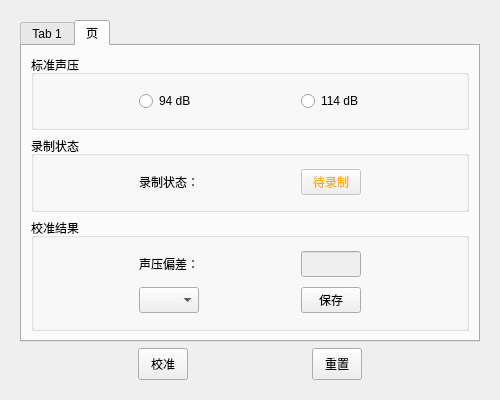
<?xml version="1.0" encoding="UTF-8"?>
<ui version="4.0">
 <class>Form</class>
 <widget class="QWidget" name="Form">
  <property name="geometry">
   <rect>
    <x>0</x>
    <y>0</y>
    <width>500</width>
    <height>400</height>
   </rect>
  </property>
  <property name="minimumSize">
   <size>
    <width>500</width>
    <height>400</height>
   </size>
  </property>
  <property name="maximumSize">
   <size>
    <width>500</width>
    <height>400</height>
   </size>
  </property>
  <property name="windowTitle">
   <string>Form</string>
  </property>
  <layout class="QVBoxLayout" name="verticalLayout_5">
   <item>
    <widget class="QWidget" name="widget" native="true">
     <layout class="QVBoxLayout" name="verticalLayout_4">
      <item>
       <widget class="QTabWidget" name="tabWidget">
        <property name="currentIndex">
         <number>1</number>
        </property>
        <widget class="QWidget" name="tab">
         <attribute name="title">
          <string>Tab 1</string>
         </attribute>
         <layout class="QVBoxLayout" name="verticalLayout_3" stretch="2,3,2">
          <item>
           <widget class="QGroupBox" name="groupBox">
            <property name="title">
             <string>校准参数</string>
            </property>
            <layout class="QHBoxLayout" name="horizontalLayout">
             <item>
              <widget class="QLabel" name="label">
               <property name="minimumSize">
                <size>
                 <width>50</width>
                 <height>26</height>
                </size>
               </property>
               <property name="maximumSize">
                <size>
                 <width>50</width>
                 <height>26</height>
                </size>
               </property>
               <property name="text">
                <string>校准次数</string>
               </property>
              </widget>
             </item>
             <item>
              <widget class="QToolButton" name="yincang">
               <property name="enabled">
                <bool>false</bool>
               </property>
               <property name="sizePolicy">
                <sizepolicy hsizetype="Fixed" vsizetype="Fixed">
                 <horstretch>0</horstretch>
                 <verstretch>0</verstretch>
                </sizepolicy>
               </property>
               <property name="minimumSize">
                <size>
                 <width>80</width>
                 <height>26</height>
                </size>
               </property>
               <property name="maximumSize">
                <size>
                 <width>80</width>
                 <height>26</height>
                </size>
               </property>
               <property name="styleSheet">
                <string notr="true">QToolButton {
    padding-top: 6px;
    padding-bottom: 3px;
}</string>
               </property>
               <property name="text">
                <string>隐藏</string>
               </property>
              </widget>
             </item>
             <item>
              <widget class="QSpinBox" name="calibration_nums_box">
               <property name="sizePolicy">
                <sizepolicy hsizetype="Minimum" vsizetype="Fixed">
                 <horstretch>0</horstretch>
                 <verstretch>26</verstretch>
                </sizepolicy>
               </property>
               <property name="minimumSize">
                <size>
                 <width>50</width>
                 <height>26</height>
                </size>
               </property>
               <property name="maximumSize">
                <size>
                 <width>50</width>
                 <height>26</height>
                </size>
               </property>
              </widget>
             </item>
            </layout>
           </widget>
          </item>
          <item>
           <widget class="QGroupBox" name="groupBox_2">
            <property name="title">
             <string>输出电压</string>
            </property>
            <layout class="QVBoxLayout" name="verticalLayout">
             <item>
              <layout class="QHBoxLayout" name="horizontalLayout_2">
               <item>
                <widget class="QLabel" name="play_label">
                 <property name="minimumSize">
                  <size>
                   <width>50</width>
                   <height>26</height>
                  </size>
                 </property>
                 <property name="maximumSize">
                  <size>
                   <width>50</width>
                   <height>26</height>
                  </size>
                 </property>
                 <property name="text">
                  <string>第1次</string>
                 </property>
                </widget>
               </item>
               <item>
                <widget class="QLabel" name="countdown_label">
                 <property name="minimumSize">
                  <size>
                   <width>80</width>
                   <height>26</height>
                  </size>
                 </property>
                 <property name="maximumSize">
                  <size>
                   <width>80</width>
                   <height>26</height>
                  </size>
                 </property>
                 <property name="styleSheet">
                  <string notr="true">background-color: rgb(255, 255, 255);</string>
                 </property>
                 <property name="text">
                  <string>倒计时：10 s</string>
                 </property>
                </widget>
               </item>
               <item>
                <widget class="QToolButton" name="play_button">
                 <property name="sizePolicy">
                  <sizepolicy hsizetype="Fixed" vsizetype="Fixed">
                   <horstretch>0</horstretch>
                   <verstretch>0</verstretch>
                  </sizepolicy>
                 </property>
                 <property name="minimumSize">
                  <size>
                   <width>50</width>
                   <height>0</height>
                  </size>
                 </property>
                 <property name="maximumSize">
                  <size>
                   <width>50</width>
                   <height>16777215</height>
                  </size>
                 </property>
                 <property name="styleSheet">
                  <string notr="true">QToolButton {
    padding-top: 6px;
    padding-bottom: 3px;
}</string>
                 </property>
                 <property name="text">
                  <string>播放</string>
                 </property>
                </widget>
               </item>
              </layout>
             </item>
             <item>
              <layout class="QHBoxLayout" name="horizontalLayout_3">
               <item>
                <widget class="QLabel" name="label_4">
                 <property name="minimumSize">
                  <size>
                   <width>50</width>
                   <height>26</height>
                  </size>
                 </property>
                 <property name="maximumSize">
                  <size>
                   <width>50</width>
                   <height>26</height>
                  </size>
                 </property>
                 <property name="text">
                  <string>输出电压</string>
                 </property>
                </widget>
               </item>
               <item>
                <widget class="QDoubleSpinBox" name="output_voltage_box">
                 <property name="sizePolicy">
                  <sizepolicy hsizetype="Preferred" vsizetype="Preferred">
                   <horstretch>0</horstretch>
                   <verstretch>0</verstretch>
                  </sizepolicy>
                 </property>
                 <property name="minimumSize">
                  <size>
                   <width>80</width>
                   <height>26</height>
                  </size>
                 </property>
                 <property name="maximumSize">
                  <size>
                   <width>80</width>
                   <height>26</height>
                  </size>
                 </property>
                </widget>
               </item>
               <item>
                <widget class="QToolButton" name="save_button">
                 <property name="enabled">
                  <bool>false</bool>
                 </property>
                 <property name="sizePolicy">
                  <sizepolicy hsizetype="Fixed" vsizetype="Fixed">
                   <horstretch>0</horstretch>
                   <verstretch>0</verstretch>
                  </sizepolicy>
                 </property>
                 <property name="minimumSize">
                  <size>
                   <width>50</width>
                   <height>0</height>
                  </size>
                 </property>
                 <property name="maximumSize">
                  <size>
                   <width>50</width>
                   <height>16777215</height>
                  </size>
                 </property>
                 <property name="styleSheet">
                  <string notr="true">QToolButton {
    padding-top: 6px;
    padding-bottom: 3px;
}</string>
                 </property>
                 <property name="text">
                  <string>保存</string>
                 </property>
                </widget>
               </item>
              </layout>
             </item>
            </layout>
           </widget>
          </item>
          <item>
           <widget class="QGroupBox" name="groupBox_3">
            <property name="title">
             <string>测 试</string>
            </property>
            <layout class="QVBoxLayout" name="verticalLayout_2">
             <item>
              <layout class="QHBoxLayout" name="horizontalLayout_5">
               <item>
                <widget class="QLabel" name="label_7">
                 <property name="minimumSize">
                  <size>
                   <width>50</width>
                   <height>26</height>
                  </size>
                 </property>
                 <property name="maximumSize">
                  <size>
                   <width>50</width>
                   <height>26</height>
                  </size>
                 </property>
                 <property name="text">
                  <string>目标电压</string>
                 </property>
                </widget>
               </item>
               <item>
                <widget class="QDoubleSpinBox" name="target_voltage_box">
                 <property name="sizePolicy">
                  <sizepolicy hsizetype="Preferred" vsizetype="Preferred">
                   <horstretch>0</horstretch>
                   <verstretch>0</verstretch>
                  </sizepolicy>
                 </property>
                 <property name="minimumSize">
                  <size>
                   <width>80</width>
                   <height>26</height>
                  </size>
                 </property>
                 <property name="maximumSize">
                  <size>
                   <width>80</width>
                   <height>26</height>
                  </size>
                 </property>
                </widget>
               </item>
               <item>
                <widget class="QToolButton" name="test_button">
                 <property name="enabled">
                  <bool>true</bool>
                 </property>
                 <property name="sizePolicy">
                  <sizepolicy hsizetype="Fixed" vsizetype="Fixed">
                   <horstretch>0</horstretch>
                   <verstretch>0</verstretch>
                  </sizepolicy>
                 </property>
                 <property name="minimumSize">
                  <size>
                   <width>50</width>
                   <height>0</height>
                  </size>
                 </property>
                 <property name="maximumSize">
                  <size>
                   <width>50</width>
                   <height>16777215</height>
                  </size>
                 </property>
                 <property name="styleSheet">
                  <string notr="true">QToolButton {
    padding-top: 6px;
    padding-bottom: 3px;
}</string>
                 </property>
                 <property name="text">
                  <string>测试</string>
                 </property>
                </widget>
               </item>
              </layout>
             </item>
            </layout>
           </widget>
          </item>
         </layout>
        </widget>
        <widget class="QWidget" name="tab_2">
         <attribute name="title">
          <string>页</string>
         </attribute>
         <layout class="QVBoxLayout" name="verticalLayout_6" stretch="2,2,3">
          <item>
           <widget class="QGroupBox" name="groupBox_4">
            <property name="title">
             <string>标准声压</string>
            </property>
            <layout class="QHBoxLayout" name="horizontalLayout_6">
             <item>
              <widget class="QRadioButton" name="standard_spl_i">
               <property name="sizePolicy">
                <sizepolicy hsizetype="Minimum" vsizetype="Fixed">
                 <horstretch>0</horstretch>
                 <verstretch>0</verstretch>
                </sizepolicy>
               </property>
               <property name="minimumSize">
                <size>
                 <width>60</width>
                 <height>26</height>
                </size>
               </property>
               <property name="maximumSize">
                <size>
                 <width>60</width>
                 <height>26</height>
                </size>
               </property>
               <property name="text">
                <string>94 dB</string>
               </property>
              </widget>
             </item>
             <item>
              <widget class="QRadioButton" name="standard_spl_ii">
               <property name="minimumSize">
                <size>
                 <width>60</width>
                 <height>26</height>
                </size>
               </property>
               <property name="maximumSize">
                <size>
                 <width>60</width>
                 <height>26</height>
                </size>
               </property>
               <property name="layoutDirection">
                <enum>Qt::LeftToRight</enum>
               </property>
               <property name="text">
                <string>114 dB</string>
               </property>
              </widget>
             </item>
            </layout>
           </widget>
          </item>
          <item>
           <widget class="QGroupBox" name="groupBox_6">
            <property name="title">
             <string>录制状态</string>
            </property>
            <layout class="QHBoxLayout" name="horizontalLayout_7">
             <item>
              <widget class="QLabel" name="label_3">
               <property name="minimumSize">
                <size>
                 <width>60</width>
                 <height>26</height>
                </size>
               </property>
               <property name="maximumSize">
                <size>
                 <width>60</width>
                 <height>26</height>
                </size>
               </property>
               <property name="text">
                <string>录制状态：</string>
               </property>
              </widget>
             </item>
             <item>
              <widget class="QToolButton" name="record_state">
               <property name="enabled">
                <bool>false</bool>
               </property>
               <property name="minimumSize">
                <size>
                 <width>60</width>
                 <height>26</height>
                </size>
               </property>
               <property name="maximumSize">
                <size>
                 <width>60</width>
                 <height>26</height>
                </size>
               </property>
               <property name="styleSheet">
                <string notr="true">color: rgb(255, 170, 0);</string>
               </property>
               <property name="text">
                <string>待录制</string>
               </property>
              </widget>
             </item>
            </layout>
           </widget>
          </item>
          <item>
           <widget class="QGroupBox" name="groupBox_5">
            <property name="title">
             <string>校准结果</string>
            </property>
            <layout class="QVBoxLayout" name="verticalLayout_7">
             <item>
              <layout class="QHBoxLayout" name="horizontalLayout_8">
               <item>
                <widget class="QLabel" name="label_2">
                 <property name="minimumSize">
                  <size>
                   <width>60</width>
                   <height>26</height>
                  </size>
                 </property>
                 <property name="maximumSize">
                  <size>
                   <width>60</width>
                   <height>26</height>
                  </size>
                 </property>
                 <property name="text">
                  <string>声压偏差：</string>
                 </property>
                </widget>
               </item>
               <item>
                <widget class="QLineEdit" name="deviation_lineedit">
                 <property name="enabled">
                  <bool>false</bool>
                 </property>
                 <property name="minimumSize">
                  <size>
                   <width>60</width>
                   <height>26</height>
                  </size>
                 </property>
                 <property name="maximumSize">
                  <size>
                   <width>60</width>
                   <height>26</height>
                  </size>
                 </property>
                 <property name="alignment">
                  <set>Qt::AlignCenter</set>
                 </property>
                </widget>
               </item>
              </layout>
             </item>
             <item>
              <layout class="QHBoxLayout" name="horizontalLayout_9">
               <item>
                <widget class="QComboBox" name="channel_number">
                 <property name="minimumSize">
                  <size>
                   <width>60</width>
                   <height>26</height>
                  </size>
                 </property>
                 <property name="maximumSize">
                  <size>
                   <width>60</width>
                   <height>26</height>
                  </size>
                 </property>
                </widget>
               </item>
               <item>
                <widget class="QToolButton" name="save_mic_button">
                 <property name="enabled">
                  <bool>true</bool>
                 </property>
                 <property name="sizePolicy">
                  <sizepolicy hsizetype="Fixed" vsizetype="Fixed">
                   <horstretch>0</horstretch>
                   <verstretch>0</verstretch>
                  </sizepolicy>
                 </property>
                 <property name="minimumSize">
                  <size>
                   <width>60</width>
                   <height>26</height>
                  </size>
                 </property>
                 <property name="maximumSize">
                  <size>
                   <width>60</width>
                   <height>26</height>
                  </size>
                 </property>
                 <property name="styleSheet">
                  <string notr="true">QToolButton {
    padding-top: 6px;
    padding-bottom: 3px;
}</string>
                 </property>
                 <property name="text">
                  <string>保存</string>
                 </property>
                </widget>
               </item>
              </layout>
             </item>
            </layout>
           </widget>
          </item>
         </layout>
        </widget>
       </widget>
      </item>
      <item>
       <layout class="QHBoxLayout" name="horizontalLayout_4">
        <item>
         <widget class="QToolButton" name="cal_button">
          <property name="enabled">
           <bool>true</bool>
          </property>
          <property name="sizePolicy">
           <sizepolicy hsizetype="Fixed" vsizetype="Fixed">
            <horstretch>0</horstretch>
            <verstretch>0</verstretch>
           </sizepolicy>
          </property>
          <property name="minimumSize">
           <size>
            <width>50</width>
            <height>0</height>
           </size>
          </property>
          <property name="maximumSize">
           <size>
            <width>50</width>
            <height>16777215</height>
           </size>
          </property>
          <property name="styleSheet">
           <string notr="true">QToolButton {
    padding-top: 6px;
    padding-bottom: 3px;
}</string>
          </property>
          <property name="text">
           <string>校准</string>
          </property>
         </widget>
        </item>
        <item>
         <widget class="QToolButton" name="reset_button">
          <property name="enabled">
           <bool>true</bool>
          </property>
          <property name="sizePolicy">
           <sizepolicy hsizetype="Fixed" vsizetype="Fixed">
            <horstretch>0</horstretch>
            <verstretch>0</verstretch>
           </sizepolicy>
          </property>
          <property name="minimumSize">
           <size>
            <width>50</width>
            <height>0</height>
           </size>
          </property>
          <property name="maximumSize">
           <size>
            <width>50</width>
            <height>16777215</height>
           </size>
          </property>
          <property name="styleSheet">
           <string notr="true">QToolButton {
    padding-top: 6px;
    padding-bottom: 3px;
}</string>
          </property>
          <property name="text">
           <string>重置</string>
          </property>
         </widget>
        </item>
       </layout>
      </item>
     </layout>
    </widget>
   </item>
  </layout>
 </widget>
 <resources/>
 <connections/>
</ui>
